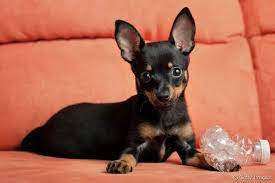
#> input picture media/animais/download_2.jpg, 275 x 183 px; its folder holds 4 pictures in this run
$ python carregar_imagens.py
#> lines starting #> are read from the running program, lines starting #| are printed output that depends on the picture
import os  # Importa a biblioteca os, usada para interagir com o sistema operacional, como manipulação de arquivos e diretórios.
import cv2  # Importa a biblioteca OpenCV, usada para processamento de imagens e visão computacional.
import numpy as np  # Importa a biblioteca numpy e a apelida de 'np', usada para operações matemáticas e manipulação de arrays.
from sklearn.model_selection import train_test_split  # Importa a função train_test_split do scikit-learn, usada para dividir os dados em conjuntos de treinamento e teste.
from sklearn.ensemble import RandomForestClassifier  # Importa a classe RandomForestClassifier do scikit-learn, usada para criar e treinar um modelo de floresta aleatória.
from sklearn.metrics import confusion_matrix, precision_score, recall_score, f1_score  # Importa funções do scikit-learn para calcular métricas de avaliação de modelos.
import seaborn as sns  # Importa a biblioteca seaborn, usada para criação de gráficos estatísticos, especialmente para visualização de dados.
import matplotlib.pyplot as plt  # Importa o módulo pyplot da biblioteca matplotlib e o apelida de 'plt', usado para criação de gráficos e visualizações.
import joblib  # Importa a biblioteca joblib, usada para salvar e carregar modelos treinados.

# Diretório onde as imagens estão localizadas
IMAGES_DIR = "C:/Users/dougl/myapi/media/animais"
NEW_SIZE = (500, 500)  # Defina o tamanho desejado para as imagens redimensionadas

def carregar_imagens():
    imagens = []
    labels = []

    # Percorre recursivamente os subdiretórios
    for root, dirs, files in os.walk(IMAGES_DIR):
        for filename in files:
            # Verifica se o arquivo é uma imagem
            if filename.endswith(".jpg") or filename.endswith(".png"):
                # Carrega a imagem
                image_path = os.path.join(root, filename)
                image = cv2.imread(image_path)
#> image is the input picture: shape (183, 275, 3); mean B, G, R 81.4, 103.2, 171.7
                if image is not None:
                    # Redimensiona a imagem para o tamanho desejado
                    resized_image = cv2.resize(image, NEW_SIZE)
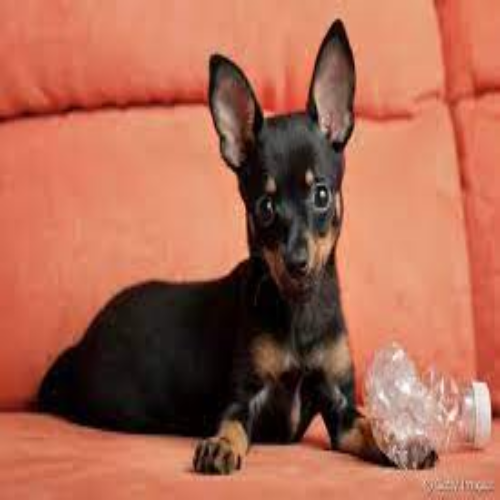
#> resized_image: shape (500, 500, 3); mean B, G, R 81.3, 103.1, 171.6
                    # Adiciona a imagem e a classe ao conjunto de dados
                    imagens.append(resized_image.flatten())  # Transforma a imagem em um vetor unidimensional
                    label = os.path.basename(os.path.dirname(image_path))
                    labels.append(label)

    return imagens, labels

# Carregar imagens e labels
imagens, labels = carregar_imagens()

# Dividir os dados em conjuntos de treinamento e teste
X_train, X_test, y_train, y_test = train_test_split(imagens, labels, test_size=0.2, random_state=42)

# Exibir o número de imagens em cada conjunto
print("Número de imagens no conjunto de treinamento:", len(X_train))
print("Número de imagens no conjunto de teste:", len(X_test))

# Criar e treinar o modelo RandomForest
rf_classifier = RandomForestClassifier()
rf_classifier.fit(X_train, y_train)

# Salvar o modelo treinado
MODELOS_DIR = "C:/Users/dougl/myapi/modelos"
if not os.path.exists(MODELOS_DIR):
    os.makedirs(MODELOS_DIR)
joblib.dump(rf_classifier, os.path.join(MODELOS_DIR, "modelo_random_forest.pkl"))

# Prever as classes no conjunto de teste
y_pred = rf_classifier.predict(X_test)

# Calcular a matriz de confusão
conf_matrix = confusion_matrix(y_test, y_pred)

# Exibir a matriz de confusão como um heatmap
plt.figure(figsize=(10, 8))
sns.heatmap(conf_matrix, annot=True, fmt='d', cmap='Blues', xticklabels=rf_classifier.classes_, yticklabels=rf_classifier.classes_)
plt.xlabel('Predicted Label')
plt.ylabel('True Label')
plt.title('Confusion Matrix')
plt.show()
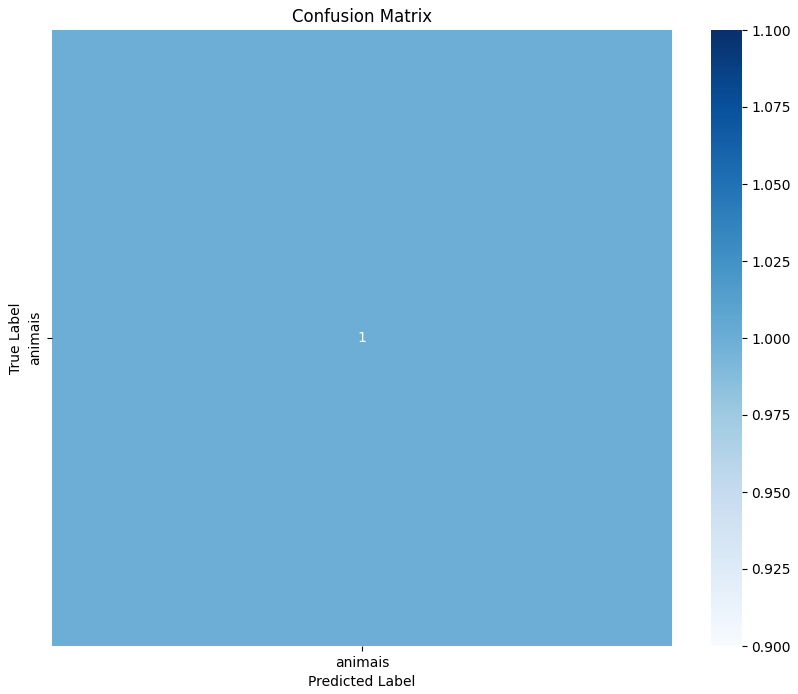
#> figure drawn by matplotlib, 2 panels

# Calcular a precisão para cada classe
precisao_por_classe = precision_score(y_test, y_pred, average=None)

# Calcular a revocação para cada classe
revocacao_por_classe = recall_score(y_test, y_pred, average=None)

# Calcular o F1-Score para cada classe
f1_por_classe = f1_score(y_test, y_pred, average=None)

# Exibir as métricas para cada classe
for classe, precisao, revocacao, f1 in zip(rf_classifier.classes_, precisao_por_classe, revocacao_por_classe, f1_por_classe):
    print(f"Classe: {classe}")
    print(f"Precisão: {precisao}")
    print(f"Revocação: {revocacao}")
    print(f"F1-Score: {f1}\n")
